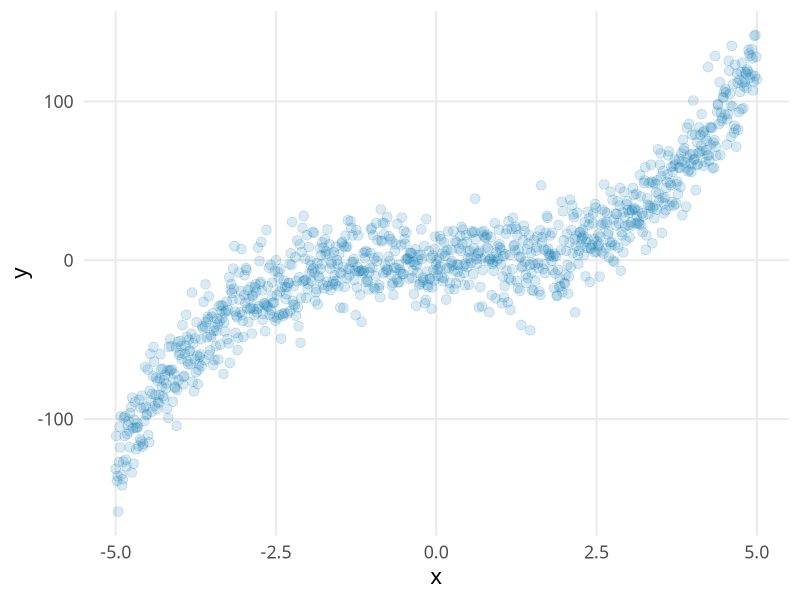
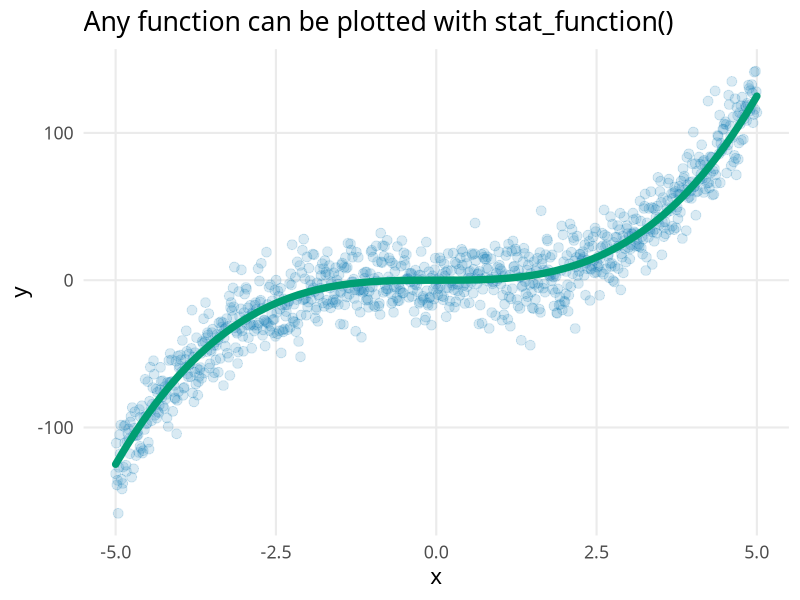
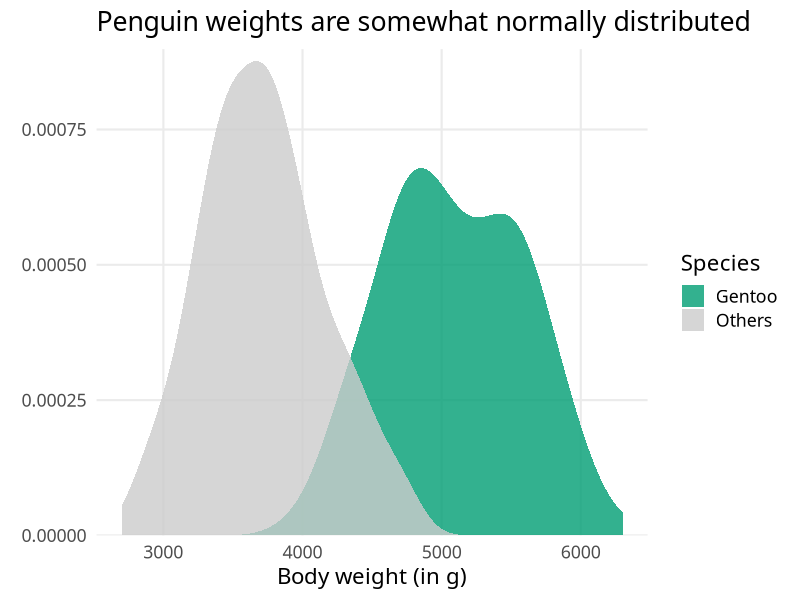
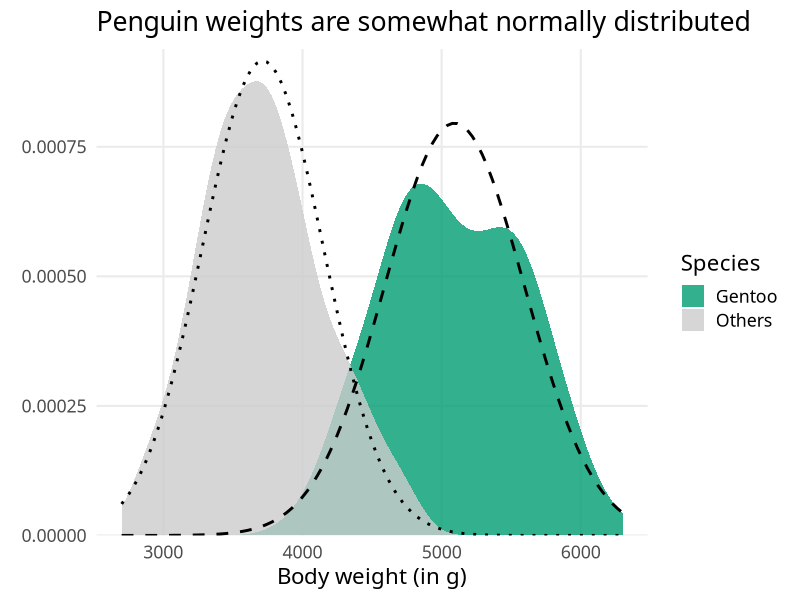
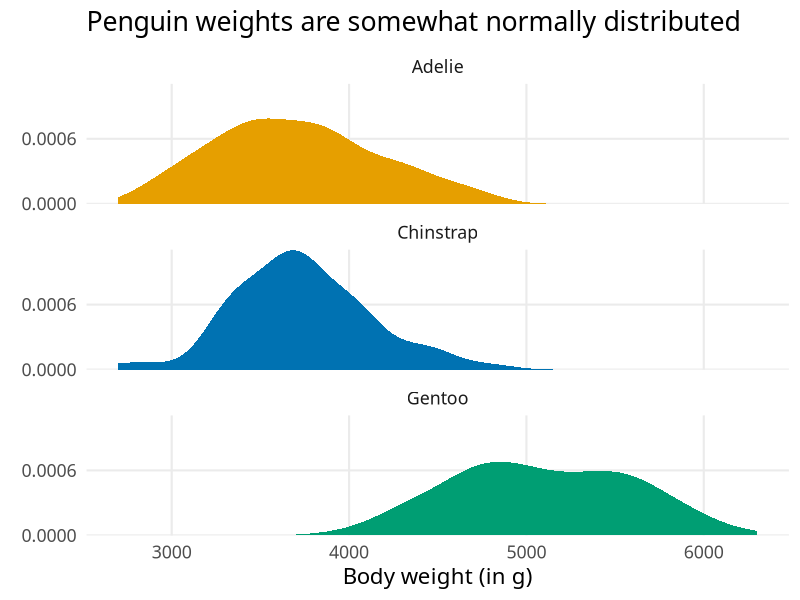
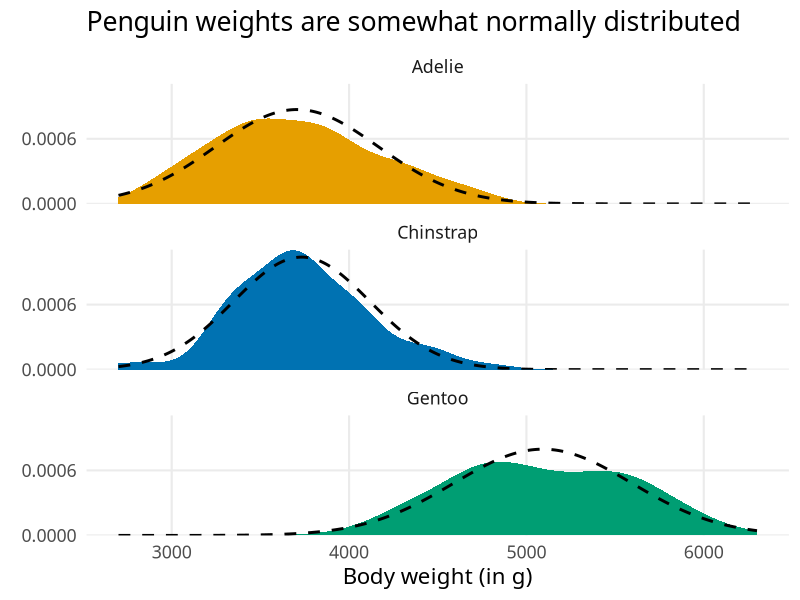

These figures' R source, in order:
## ---- chunk 1
setwd(here::here('50_Oct_18_2023'))
library(tidyverse)

theme_set(
  theme_minimal(
    base_size = 16,
    base_family = 'Source Sans Pro'
  ) +
    theme(panel.grid.minor = element_blank())
) 
## ---- chunk 2
set.seed(45345)
fake_dat <- tibble(
  x = seq(-5, 5, length.out = 1000),
  y = x^3 + rnorm(1000, mean = 0, sd = 15)
)

point_plot <- fake_dat |> 
  ggplot(aes(x, y)) +
  geom_point(col = "#0072B2", alpha = 0.15, size = 3)
point_plot
## ---- chunk 3
point_plot +
  stat_function(
    fun = \(x) x^3, # Put formula from model into a function
    col = "#009E73",
    linewidth = 2.5,
    lineend = 'round'
  ) +
  labs(title = 'Any function can be plotted with stat_function()')
## ---- chunk 4
penguins <- palmerpenguins::penguins |> 
  filter(!is.na(sex))

grouped_penguins <-  penguins |> 
  mutate(species = if_else(species == 'Gentoo', species, 'Others'))
## ---- chunk 5
# Define some colors for later use
penguin_colors <- c("#E69F00", "#009E73", "#0072B2", 'grey80')
names(penguin_colors) <- c(
  unique(penguins$species |> as.character()), 
  'Others'
)

density_chart <- grouped_penguins |> 
  ggplot() +
  geom_density(
    aes(x = body_mass_g, fill = species), 
    alpha = 0.8,
    col = NA
  ) +
  labs(
    x = 'Body weight (in g)',
    y = element_blank(),
    title = 'Penguin weights are somewhat normally distributed',
    fill = 'Species'
  ) +
  scale_fill_manual(values = penguin_colors) +
  scale_y_continuous(expand = expansion(mult = c(0, 0.025)))
density_chart
## ---- chunk 6
params_grouped_penguins <- grouped_penguins |> 
  summarize(
    mean_body_mass_g = mean(body_mass_g),
    sd_body_mass_g   = sd(body_mass_g),
    .by              = species
  )
# A tibble: 2 × 3
#   species mean_body_mass_g sd_body_mass_g
#   <chr>              <dbl>          <dbl>
# 1 Others             3715.           436.
# 2 Gentoo             5092.           501.
## ---- chunk 7
dnorm(seq(3500, 3800, 100), mean = 3715, sd = 436)
## ---- chunk 8
fun_layers <- params_grouped_penguins |> 
  pmap(
    ~{
      # Pass current parameters to new list
        l <- list(...)
        
      # Use list to put parameters into correct place in dnorm()
        stat_function(
          fun = \(x) dnorm(
            x, 
            mean = l$mean_body_mass_g,
            sd = l$sd_body_mass_g
          ),
          
          # Add some aesthetics as well
          linewidth = 1,
          linetype = if (l$species == 'Gentoo') 2 else 3
        )
      }
  )
## ---- chunk 9
density_chart +
  fun_layers
## ---- chunk 10
facet_plot <- penguins |> 
  ggplot() +
  geom_density(
    aes(x = body_mass_g, fill = species),
    col = NA
  ) +
  facet_wrap(vars(species), ncol = 1) +
  labs(
    x = 'Body weight (in g)',
    y = element_blank(),
    title = 'Penguin weights are somewhat normally distributed'
  ) +
  scale_fill_manual(values = penguin_colors) +
  scale_y_continuous(
    breaks = c(0, 6e-4),
    labels = scales::label_comma(),
    expand = expansion(mult = c(0, 0.005))
  ) +
  theme(legend.position = 'none')
facet_plot
## ---- chunk 11
params_penguins <- penguins |> 
  summarize(
    mean_body_mass_g = mean(body_mass_g),
    sd_body_mass_g   = sd(body_mass_g),
    .by              = species
  )
# A tibble: 3 × 3
#   species   mean_body_mass_g sd_body_mass_g
#   <fct>                <dbl>          <dbl>
# 1 Adelie               3706.           459.
# 2 Gentoo               5092.           501.
# 3 Chinstrap            3733.           384.
## ---- chunk 12
range_body_mass <- range(penguins$body_mass_g)

computed_vals <- params_penguins |> 
  mutate(
    x = list( # wrap vector in list() to save whole vector into the cell
      seq(range_body_mass[1], range_body_mass[2], 1)
    ),
    y = pmap(
      list(x = x, mean = mean_body_mass_g, sd = sd_body_mass_g),
      ~{
        l <- list(...)
        # Compute manually here with dnorm()
        dnorm(l$x, mean = l$mean, sd = l$sd)
      }
    )
  ) |> 
  select(species, x, y)
computed_vals
## ---- chunk 13
coords_penguins <- computed_vals |> 
  unnest(cols = c(x, y))
# # A tibble: 10,803 × 3
#    species     x         y
#    <fct>   <dbl>     <dbl>
#  1 Adelie   2700 0.0000784
#  2 Adelie   2701 0.0000788
#  3 Adelie   2702 0.0000791
#  4 Adelie   2703 0.0000795
#  5 Adelie   2704 0.0000799
#  ....
## ---- chunk 14
facet_plot +
   geom_line(
    data = coords_penguins,
    aes(x = x, y = y),
    linetype = 2,
    linewidth = 1
  ) 

